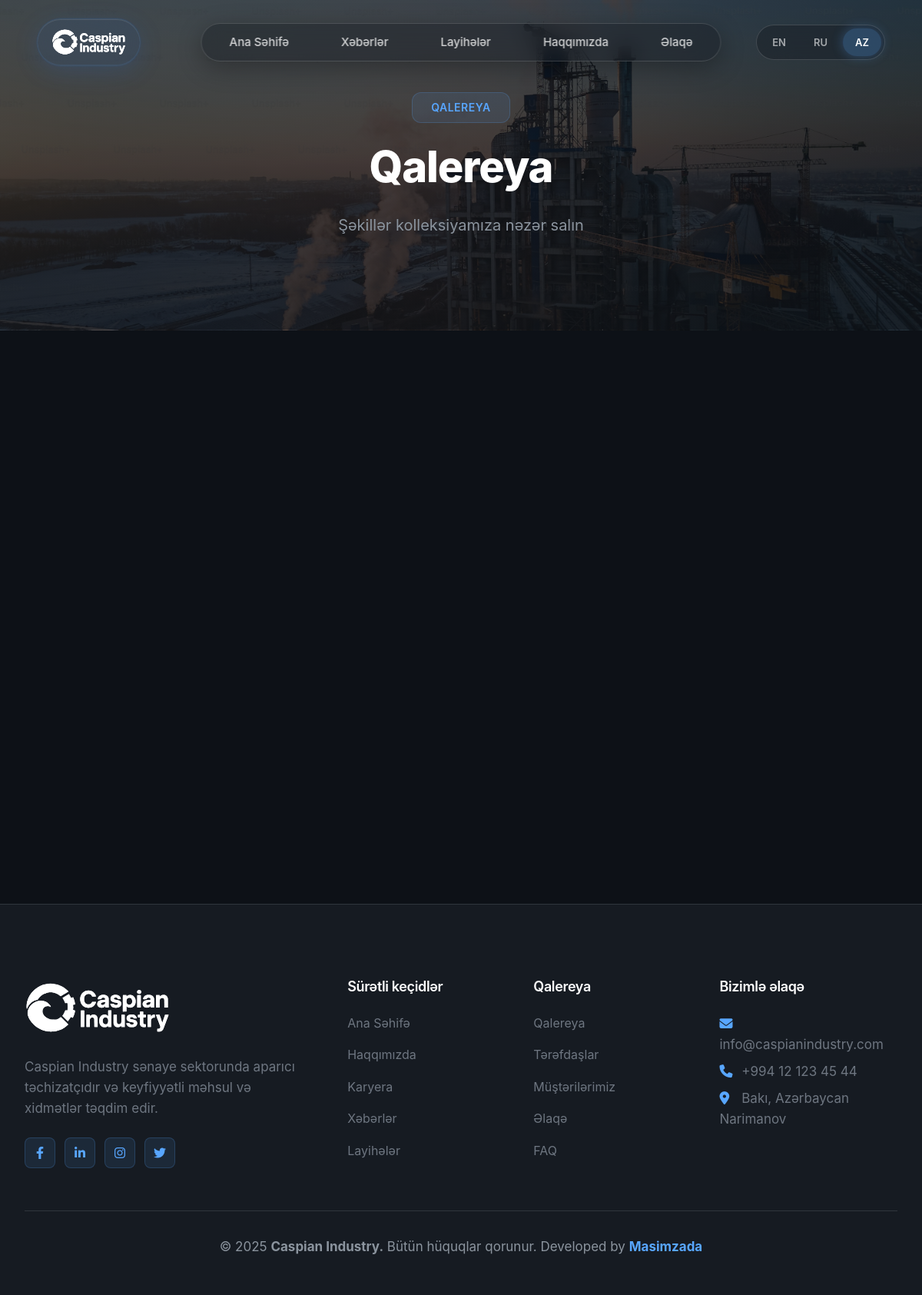
The page /pages/gallery.php on the database its author committed.
### tables this page shows
CREATE TABLE site_settings (
                id INTEGER PRIMARY KEY AUTOINCREMENT,
                setting_key TEXT UNIQUE NOT NULL,
                setting_value TEXT,
                updated_at DATETIME DEFAULT CURRENT_TIMESTAMP
            );

### includes/language.php (called while the page is built, shortened)
<?php
class Language {
    private static $currentLang = DEFAULT_LANG;
    private static $translations = [];
    private static function loadTranslations() {
        $file = __DIR__ . '/../languages/' . self::$currentLang . '.json';
        if (file_exists($file)) {
            $json = file_get_contents($file);
            self::$translations = json_decode($json, true);
        }
    }
    public static function get($key, $default = '') {
        return self::$translations[$key] ?? $default;
    }
    public static function getSuffix() {
        return '_' . self::$currentLang;
    }
}
function t($key, $default = '') {
    return Language::get($key, $default);
}

### pages/gallery.php (the view, shortened to what this page needs)
<?php require_once '../includes/header.php'; ?>
<section class="page-hero" style="padding-top: 120px; padding-bottom: var(--spacing-lg); background: linear-gradient(rgba(13, 17, 23, 0.7), rgba(13, 17, 23, 0.85)), url('<?php echo BASE_URL; ?>/assets/images/gallery-back.jpeg'); background-size: cover; background-position: center;">
    <div class="container">
        <div class="section-header">
            <span class="section-tag"><?php echo t('nav_gallery_tag','GALLERY'); ?></span>
            <h1 class="section-title"><?php echo t('gallery_title'); ?></h1>
            <p class="section-description"><?php echo t('gallery_description','Browse through our collection of images'); ?></p>
        </div>
    </div>
</section>
<?php require_once '../includes/footer.php'; ?>

### includes/footer.php (shortened to what this page needs)
    <footer class="footer">
        <div class="container">
            <div class="footer-content">
                <div class="footer-section">
                    <img src="<?php echo BASE_URL; ?>/assets/images/Font+Logo.svg" alt="<?php echo SITE_NAME; ?>" style="height: 78px; margin-bottom: 1rem;   filter: brightness(0) invert(1);">
                    <p><?php echo t('footer_about'); ?></p>
                    <div class="social-links">
                        <?php
                        $db = Database::getInstance()->getConnection();
                        $social_links = [
                            'facebook' => 'fab fa-facebook-f',
                            'linkedin' => 'fab fa-linkedin-in',
                            'instagram' => 'fab fa-instagram',
                            'twitter' => 'fab fa-twitter'
                        ];
                        foreach ($social_links as $platform => $icon) {
                            $stmt = $db->prepare("SELECT setting_value FROM site_settings WHERE setting_key = ?");
                            $stmt->execute([$platform . '_url']);
                            $url = $stmt->fetchColumn();
                            if ($url && $url != '#') {
                                echo "<a href='$url' target='_blank' rel='noopener'><i class='$icon'></i></a>";
                            }
                        }
                        ?>
                    </div>
                </div>
                <div class="footer-section">
                    <h4><?php echo t('footer_quick_links'); ?></h4>
                    <ul class="footer-links">
                        <li><a href="<?php echo BASE_URL; ?>/index.php"><?php echo t('nav_home'); ?></a></li>
                        <li><a href="<?php echo BASE_URL; ?>/pages/about.php"><?php echo t('nav_about'); ?></a></li>
                        <li><a href="<?php echo BASE_URL; ?>/pages/careers.php"><?php echo t('nav_careers','Careers'); ?></a></li>
                        <li><a href="<?php echo BASE_URL; ?>/pages/news.php"><?php echo t('nav_news'); ?></a></li>
                        <li><a href="<?php echo BASE_URL; ?>/pages/projects.php"><?php echo t('nav_projects'); ?></a></li>
                    </ul>
                </div>
                <div class="footer-section">
                    <h4><?php echo t('nav_gallery'); ?></h4>
                    <ul class="footer-links">
                        <li><a href="<?php echo BASE_URL; ?>/pages/gallery.php"><?php echo t('nav_gallery'); ?></a></li>
                        <li><a href="<?php echo BASE_URL; ?>/pages/partners.php"><?php echo t('nav_partners'); ?></a></li>
                        <li><a href="<?php echo BASE_URL; ?>/pages/clients.php"><?php echo t('nav_clients'); ?></a></li>
                        <li><a href="<?php echo BASE_URL; ?>/pages/contact.php"><?php echo t('nav_contact'); ?></a></li>
                        <li><a href="<?php echo BASE_URL; ?>/pages/faq.php"><?php echo t('nav_faq'); ?></a></li>
                    </ul>
                </div>
                <div class="footer-section">
                    <h4><?php echo t('footer_contact'); ?></h4>
                    <?php
                    $db = Database::getInstance()->getConnection();
                    $settings = ['contact_email', 'contact_phone', 'contact_address' . Language::getSuffix()];
                    foreach ($settings as $setting) {
                        $stmt = $db->prepare("SELECT setting_value FROM site_settings WHERE setting_key = ?");
                        $stmt->execute([$setting]);
                        $value = $stmt->fetchColumn();
                        if ($value) {
                            if (strpos($setting, 'email') !== false) {
                                echo "<p><i class='fas fa-envelope'></i> <a href='mailto:$value'>$value</a></p>";
                            } elseif (strpos($setting, 'phone') !== false) {
                                echo "<p><i class='fas fa-phone'></i> <a href='tel:$value'>$value</a></p>";
                            } else {
                                echo "<p><i class='fas fa-map-marker-alt'></i> $value</p>";
                            }
                        }
                    }
                    ?>
                </div>
            </div>
            <div class="footer-bottom">
                <p>&copy; <?php echo date('Y'); ?> <b><?php echo SITE_NAME; ?>.</b> <?php echo t('footer_rights'); ?>  Developed by <a href="https://nurkhanmasimzada.site" style="text-decoration: none; font-weight: bold;">Masimzada</a></p>
            </div>
        </div>
    </footer>
</body>
</html>

### rows shown on the page
site_settings: setting_value "info@caspianindustry.com"
site_settings: setting_value "+994 12 123 45 44"
site_settings: setting_value "Bakı, Azərbaycan Narimanov"

### other values the page prints
t('nav_home','Home') "Ana Səhifə"
t('nav_news','News') "Xəbərlər"
t('nav_projects','Projects') "Layihələr"
t('nav_about','About') "Haqqımızda"
t('nav_contact','Contact') "Əlaqə"
t('nav_gallery_tag','GALLERY') "QALEREYA"
t('gallery_title') "Qalereya"
t('gallery_description','Browse through our collection of images') "Şəkillər kolleksiyamıza nəzər salın"
t('footer_about') "Caspian Industry sənaye sektorunda aparıcı təchizatçıdır və keyfiyyətli məhsul və xidmətlər təqdim edir."
t('footer_quick_links') "Sürətli keçidlər"
t('nav_home') "Ana Səhifə"
t('nav_about') "Haqqımızda"
t('nav_careers','Careers') "Karyera"
t('nav_news') "Xəbərlər"
t('nav_projects') "Layihələr"
